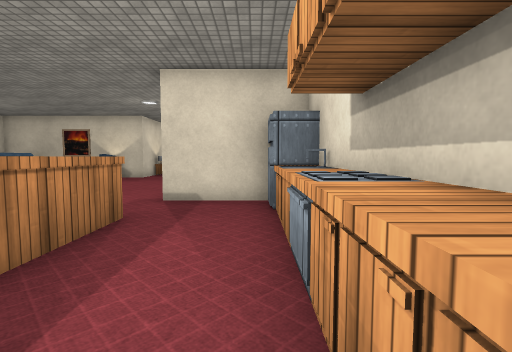
view 1 (above)

17 first-person views from a walk through a 3-D level made in the Unity game engine. The camera is 1.2 m above the floor, tilts 4° down and sees 85° across. The floor is counted in squares, 1 m on a side. Each view is taken from the middle of a square. On the plan, view 1 faces up. The plan holds only what a view shows up to about 13 squares ahead; the rest is blank. The place goes on beyond the plan. The player character is not drawn. Some surface patterns are stand-ins.

view 2
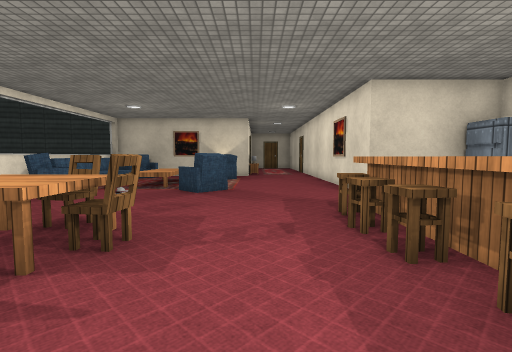

view 3
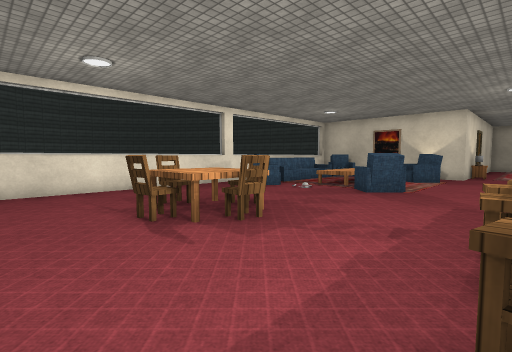

view 4
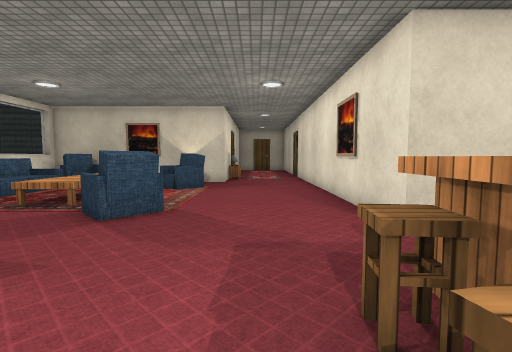

view 5
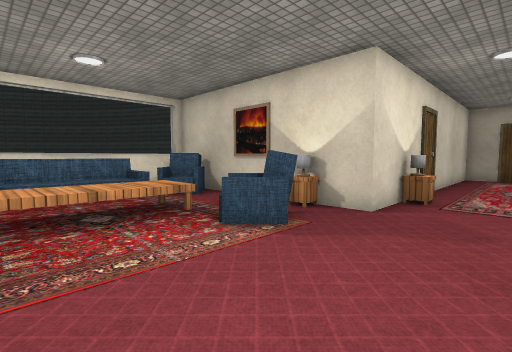

view 6
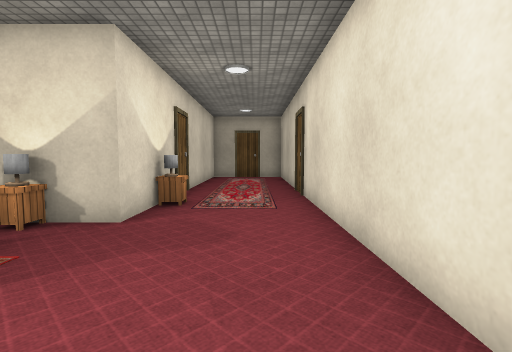

view 7
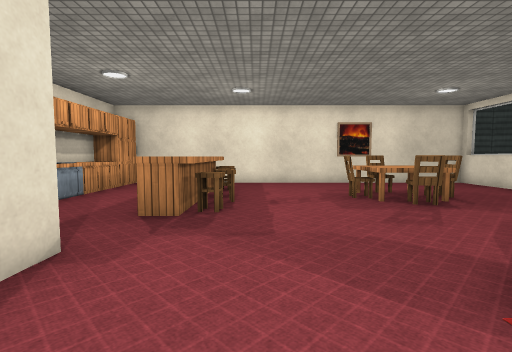

view 8
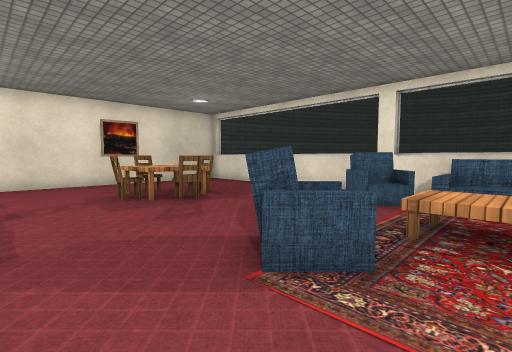

view 9
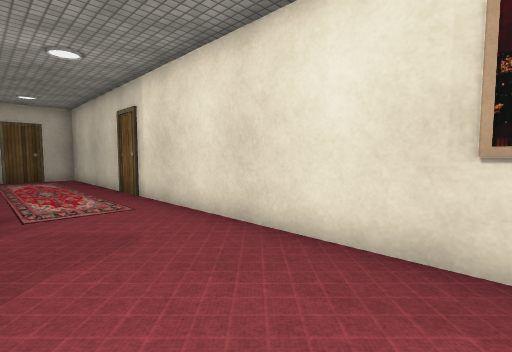

view 10
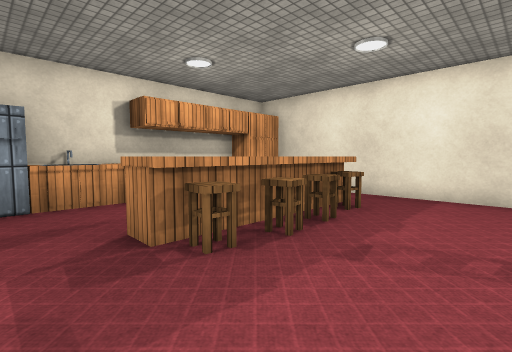

view 11
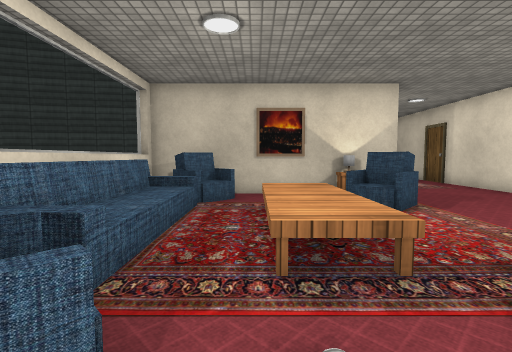

view 12
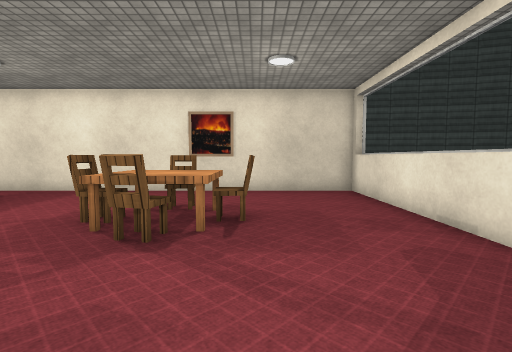

view 13
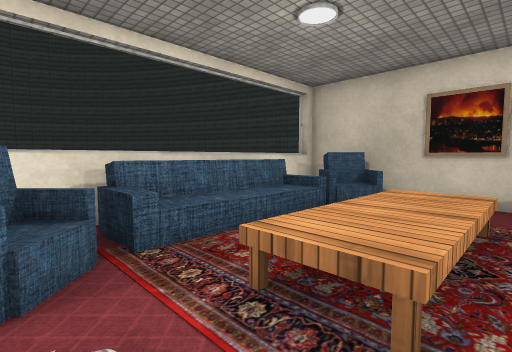

view 14
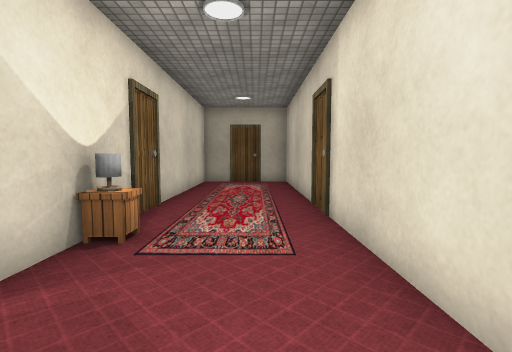

view 15
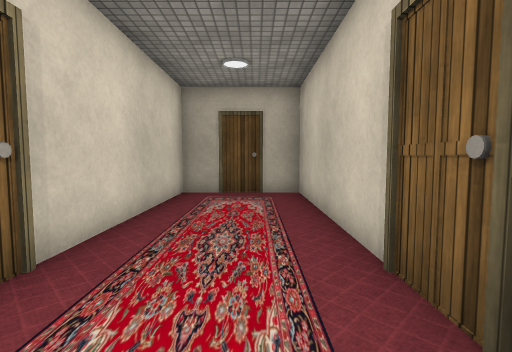

view 16
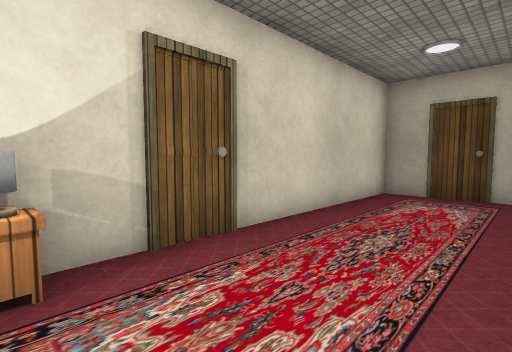

view 17
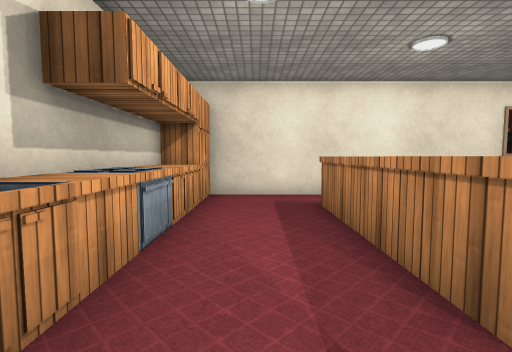

### Floor plan
Points are (right, up) in squares from view 1. A wall is a line through its corners. A room is listed if a view was taken in it or the views show most of it. See-through windows are left out.
Room 1 (views 1, 2, 3, 4, 5, 6, 7, 8, 9, 10, 11, 12, 13, 14, 15, 16, 17)
walls: (-3.4, 5.4) (-2.6, 5.4) (-2.6, 0.1); (-14.4, 9.5) (-14.4, -1.7); (0.5, 7.6) (-2.5, 7.6) (-2.5, 27.4) (-6.5, 27.4) (-6.5, 16) (-14.6, 16) (-14.6, 7.8); (-14.6, 6.4) (-14.6, -1.7) (0.5, -1.7); (-14.2, 15.8) (-14.8, 15.8); (1.4, 0.5) (1.4, 6.4)
low walls: (-14.4, 10.5) (-14.4, 9.8); (0.4, 5.4) (0.4, 6.2); (0.5, 3.5) (1.4, 3.5); (-3.4, 0.1) (-3.4, 5.4); (1, 2.8) (1, 3.5); (0.4, 0.4) (0.4, 4.6)
objects: other object (-14, 11) to (-14, 12); other object (-13, 7) to (-13, 8); other object (-13, 9); other object (-13, 15); other object (-11, 2) to (-10, 3); other object (-11, 10) to (-9, 13); other object (-10, 4) to (-9, 4); other object (-9, 1) to (-9, 2); other object (-9, 3); other object (-8, 2) to (-8, 3); other object (-8, 8) to (-7, 9); other object (-8, 13) to (-7, 15); other object (-8, 16); other object (-6, 18); other object (-4, 1); other object (-4, 2); other object (-4, 3) to (-4, 4); other object (-4, 5); other object (0, 7) to (1, 7); other object (1, -1) to (1, 0); other object (1, 5)

Where each view was taken, in squares from view 1:
view 1: 0 up, 0 right, facing up
view 2: 1 down, 6 left, facing up
view 3: 1 down, 4 left, facing up-left
view 4: 3 up, 5 left, facing up
view 5: 10 up, 4 left, facing up-left
view 6: 11 up, 4 left, facing up
view 7: 11 up, 5 left, facing down
view 8: 11 up, 5 left, facing down-left
view 9: 11 up, 6 left, facing up-right
view 10: 7 up, 7 left, facing down-right
view 11: 7 up, 11 left, facing up
view 12: 8 up, 11 left, facing down
view 13: 8 up, 9 left, facing up-left
view 14: 14 up, 4 left, facing up
view 15: 18 up, 4 left, facing up
view 16: 18 up, 3 left, facing up-left
view 17: 7 up, 1 left, facing down
